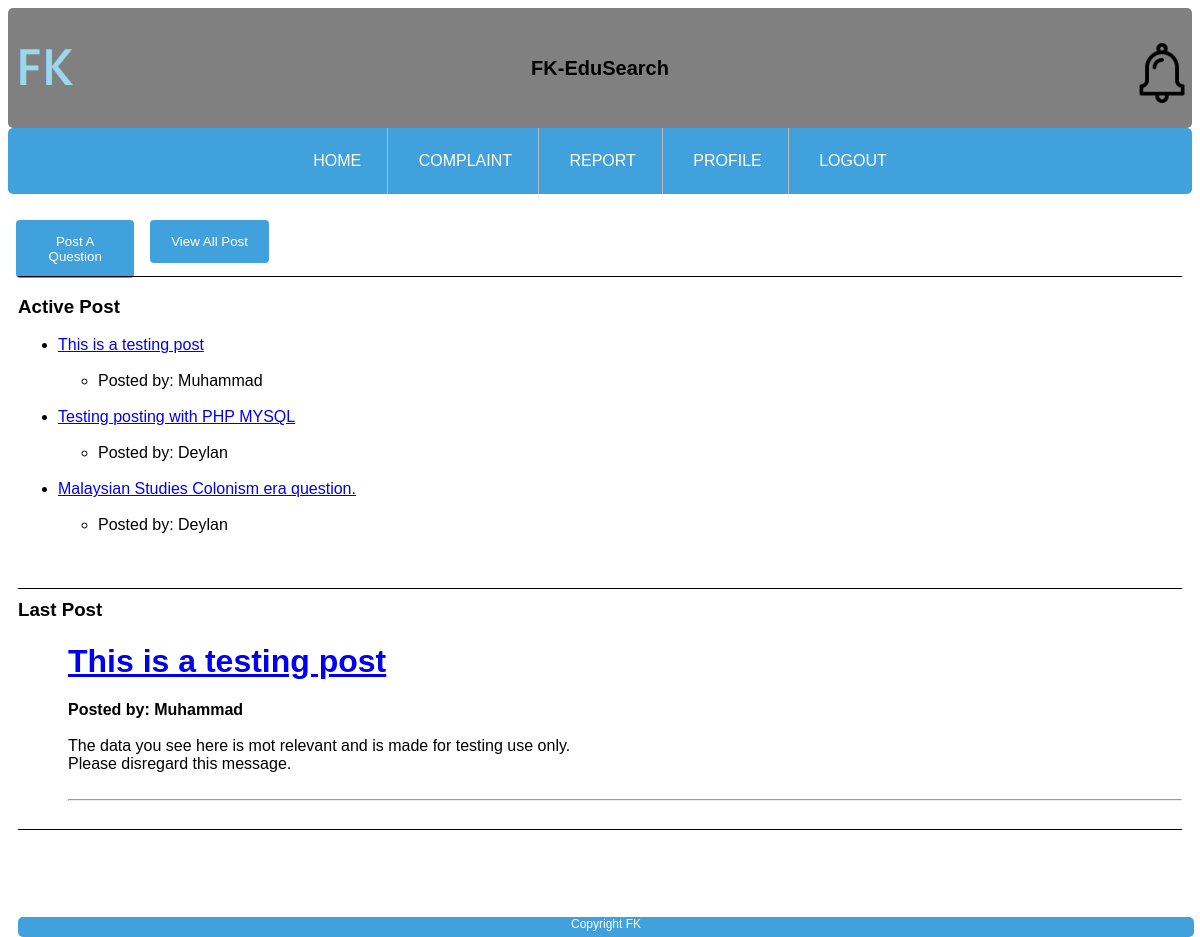
Screenshot of /main.php with the database file from the repository.
### tables this page shows
CREATE TABLE `post` (
  `PostID` int(4) NOT NULL,
  `UserID` int(4) NOT NULL,
  `PostTitle` varchar(100) NOT NULL,
  `PostContent` varchar(1000) NOT NULL,
  `PostStatus` varchar(10) NOT NULL,
  `PostDate` datetime NOT NULL,
  `ExpertID` int(4) NOT NULL
);

CREATE TABLE `users` (
  `UserID` int(4) NOT NULL,
  `Username` varchar(50) DEFAULT NULL,
  `Email` varchar(100) DEFAULT NULL,
  `Password` varchar(100) DEFAULT NULL,
  `Phone` varchar(13) NOT NULL
);

### main.php (the view, shortened to what this page needs)
<?php
include("dbase.php");
$cmdselect="SELECT post.*, users.Username FROM post INNER JOIN users ON post.UserID=users.UserID WHERE post.PostStatus='Accepted' OR post.PostStatus='Closed' ORDER BY PostDate DESC LIMIT 3";
$cmdselectlast="SELECT post.*, users.Username FROM post INNER JOIN users ON post.UserID=users.UserID WHERE post.PostStatus='Accepted' OR post.PostStatus='Closed' ORDER BY PostDate DESC";
$result = $conn->query($cmdselect);
$result2 = $conn->query($cmdselectlast);
?>
<html>
    <head>
    </head>
    <link rel="stylesheet" type="text/css" href="Style.css">
    <body>
        <header class="header">
            <div class="logo logo-left">
                <img width="60px" src="Image/fklogo.png" alt="Left Logo">
            </div>
            <div class="text">FK-EduSearch</div>
            <div class="logo logo-right">
                <img width="60px" src="Image/notiLogo.png" alt="Right Logo">
            </div>
        </header>
        <div id="navBar">
            <ul>
                <li><a href="main.php"> HOME </a></li>
                <li><a href="complaint.php"> COMPLAINT </a></li>
				<li><a href="report.php"> REPORT </a></li>
				<li><a href="profile.php"> PROFILE </a></li>
                <li><a href="logout.php"> LOGOUT </a></li>
            </ul>
        </div>
        <br>
        <button id="btn1" onclick="location.href='postQuestion.php'">Post A Question</button>
        <button id="btn1" onclick="location.href='viewAllPost.php'">View All Post</button>
        <br><br><br>
         <div class="activePost">
            <h3>Active Post</h3>
            <ul>
            <?php
            if($result->num_rows >0){
            while($row=$result->fetch_assoc()){
                $href="displayPost.php?uid=".$row['PostID'];
            ?>
                <?php echo "<li><a href='".$href."'>" .$row['PostTitle']."</a></li><br>"; ?>
                <?php echo "<ul><li>Posted by: " .$row['Username']."</li></ul><br>"; ?>
            <?php
            }
            }
            ?>
            </ul>
        </div>
        <?php $row2=$result2->fetch_assoc() ?>
        <h3 class="lPost">Last Post</h3>
         <div class="lastPost">
            <?php $href="displayPost.php?uid=".$row2['PostID']; ?>
            <h1><?php echo "<a href='".$href."'>" .$row2['PostTitle']."</a><br>"; ?></h1>
            <b>Posted by: <?php echo $row2['Username'];?></b><br><br>
            <div class="content">
                <?php echo $row2['PostContent'];?>
            </div>
            <br><br><br><hr>
        </div>
    </body>
    <footer>Copyright FK</footer>
</html>

### Style.css (style rules this page uses)
.header { display: flex; border-radius: 5px; justify-content: space-between; align-items: center; padding: 10px; height: 100px; background-color: rgb(128, 128, 128); font-family: Arial, Helvetica, sans-serif; }
body { font-family: Arial, Helvetica, sans-serif; background-image: url("Image/bg.jpg"); }
.logo { width: 50px; height: 50px; }
.logo-left { margin-right: 10px; }
.logo-right { margin-left: 10px; }
.text { font-size: 20px; font-weight: bold; }
#navBar li { padding: 10px; display: inline-block; }
#navBar { text-align: center; }
#navBar a { text-decoration: none; color: #34495E; }
#navBar ul { list-style-type: inherit; margin: 0; padding: 0; overflow: hidden; background-color: #41a1dd; border-radius: 5px; }
#navBar li { float: none; position: relative; border-right: 1px solid #bbb; }
#navBar li:last-child { border-right: none; }
#navBar li a { display: block; color: white; text-align: center; padding: 14px 16px; text-decoration: none; }
.activePost { position: relative; margin: 10px; border-top: 1px solid black; border-bottom: 1px solid black; padding-bottom: 20px; }
.lPost { margin: 10px; }
.lastPost { position: relative; margin: 10px; border-bottom: 1px solid black; padding-bottom: 20px; padding-left: 50px; }
.content { height: 200px; position: absolute; right: 50%; padding-left: 50px; }
footer { font-size: 12px; color: white; width: 98%; height: 20px; background: #41a1dd; text-align: center; border-radius: 5px; position: fixed; margin: 10px; margin-bottom: 0px; bottom: 0px; }
#btn1 { width: 10%; float: left; background-color: #41a1dd; color: white; padding: 14px 20px; margin: 8px; border: none; border-radius: 4px; cursor: pointer; }

### rows the page displays
post: PostTitle "This is a testing post", UserID.Username "Muhammad", PostContent "The data you see here is mot relevant and is made for testing use only. Please disregard this message."
post: PostTitle "Testing posting with PHP MYSQL", UserID.Username "Deylan"
post: PostTitle "Malaysian Studies Colonism era question.", UserID.Username "Deylan"
users: Username "Muhammad"
